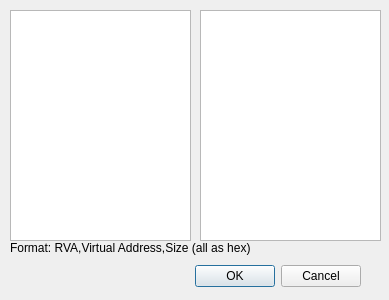
<?xml version="1.0" encoding="UTF-8"?>
<ui version="4.0">
 <class>Dialog</class>
 <widget class="QDialog" name="Dialog">
  <property name="geometry">
   <rect>
    <x>0</x>
    <y>0</y>
    <width>389</width>
    <height>300</height>
   </rect>
  </property>
  <property name="windowTitle">
   <string>RVA - Mapper</string>
  </property>
  <widget class="QDialogButtonBox" name="buttonBox">
   <property name="geometry">
    <rect>
     <x>20</x>
     <y>260</y>
     <width>341</width>
     <height>32</height>
    </rect>
   </property>
   <property name="orientation">
    <enum>Qt::Horizontal</enum>
   </property>
   <property name="standardButtons">
    <set>QDialogButtonBox::Cancel|QDialogButtonBox::Ok</set>
   </property>
  </widget>
  <widget class="QListWidget" name="lstRva">
   <property name="geometry">
    <rect>
     <x>200</x>
     <y>10</y>
     <width>181</width>
     <height>231</height>
    </rect>
   </property>
  </widget>
  <widget class="QTextEdit" name="rvaInput">
   <property name="geometry">
    <rect>
     <x>10</x>
     <y>10</y>
     <width>181</width>
     <height>231</height>
    </rect>
   </property>
  </widget>
  <widget class="QLabel" name="label">
   <property name="geometry">
    <rect>
     <x>10</x>
     <y>240</y>
     <width>241</width>
     <height>16</height>
    </rect>
   </property>
   <property name="text">
    <string>&lt;html&gt;&lt;head/&gt;&lt;body&gt;&lt;p&gt;Format: RVA,Virtual Address,Size (all as hex)&lt;/p&gt;&lt;/body&gt;&lt;/html&gt;</string>
   </property>
  </widget>
 </widget>
 <resources/>
 <connections>
  <connection>
   <sender>buttonBox</sender>
   <signal>accepted()</signal>
   <receiver>Dialog</receiver>
   <slot>accept()</slot>
   <hints>
    <hint type="sourcelabel">
     <x>248</x>
     <y>254</y>
    </hint>
    <hint type="destinationlabel">
     <x>157</x>
     <y>274</y>
    </hint>
   </hints>
  </connection>
  <connection>
   <sender>buttonBox</sender>
   <signal>rejected()</signal>
   <receiver>Dialog</receiver>
   <slot>reject()</slot>
   <hints>
    <hint type="sourcelabel">
     <x>316</x>
     <y>260</y>
    </hint>
    <hint type="destinationlabel">
     <x>286</x>
     <y>274</y>
    </hint>
   </hints>
  </connection>
 </connections>
</ui>
